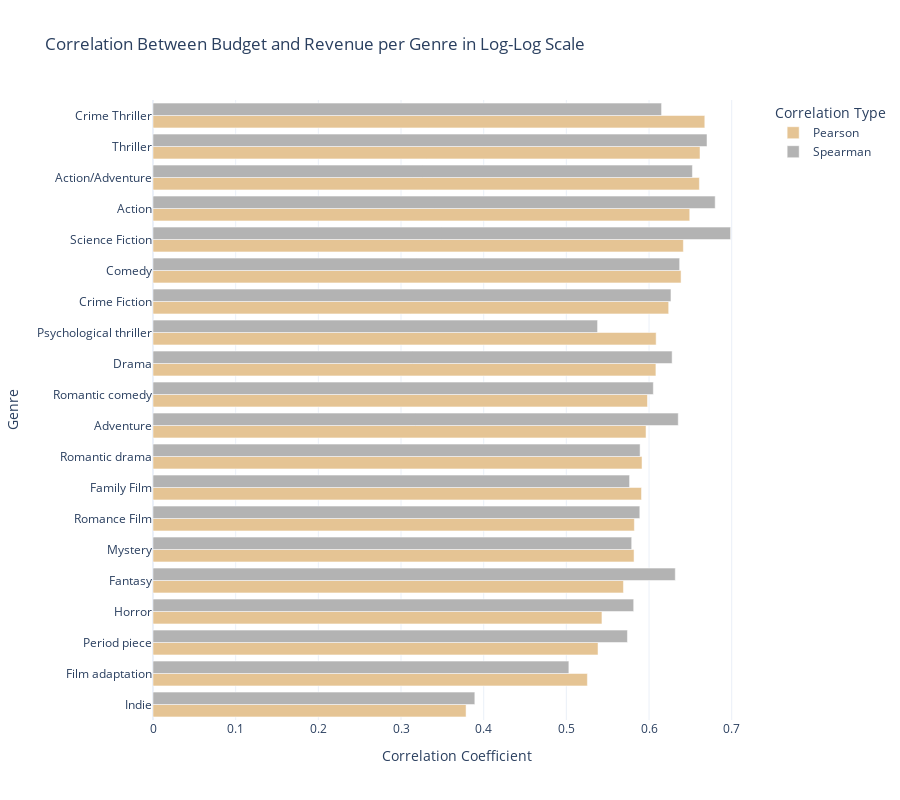

The notebook cell saved with this chart:
### Code cell
import plotly.graph_objects as go
import plotly.express as px

# Assuming genre_corrs is already defined as in your code
# genre_corrs: DataFrame with 'Pearson' and 'Spearman' columns, index as 'Genre'

plot_budget_correlation_per_genre(genre_corrs)

### Figure 1 — Plotly figure (JSON) as saved in the notebook; plotly's stock layout.template omitted (floating-point values rounded to 4 significant figures)
{"data": [{"marker": {"color": "rgb(229,196,148)"}, "name": "Pearson", "orientation": "h", "type": "bar", "x": [0.3787, 0.5254, 0.5383, 0.543, 0.5691, 0.5819, 0.5822, 0.5909, 0.5915, 0.5964, 0.5981, 0.6083, 0.6086, 0.6238, 0.6387, 0.6415, 0.6492, 0.6609, 0.6616, 0.6675], "y": ["Indie", "Film adaptation", "Period piece", "Horror", "Fantasy", "Mystery", "Romance Film", "Family Film", "Romantic drama", "Adventure", "Romantic comedy", "Drama", "Psychological thriller", "Crime Fiction", "Comedy", "Science Fiction", "Action", "Action/Adventure", "Thriller", "Crime Thriller"]}, {"marker": {"color": "rgb(179,179,179)"}, "name": "Spearman", "orientation": "h", "type": "bar", "x": [0.3893, 0.503, 0.5739, 0.5814, 0.6318, 0.579, 0.5888, 0.5764, 0.5892, 0.6353, 0.6052, 0.6279, 0.5377, 0.6265, 0.637, 0.6987, 0.68, 0.6525, 0.6701, 0.6152], "y": ["Indie", "Film adaptation", "Period piece", "Horror", "Fantasy", "Mystery", "Romance Film", "Family Film", "Romantic drama", "Adventure", "Romantic comedy", "Drama", "Psychological thriller", "Crime Fiction", "Comedy", "Science Fiction", "Action", "Action/Adventure", "Thriller", "Crime Thriller"]}], "layout": {"barmode": "group", "height": 800, "legend": {"title": {"text": "Correlation Type"}}, "title": {"text": "Correlation Between Budget and Revenue per Genre in Log-Log Scale"}, "xaxis": {"title": {"text": "Correlation Coefficient"}}, "yaxis": {"title": {"text": "Genre"}}}}
